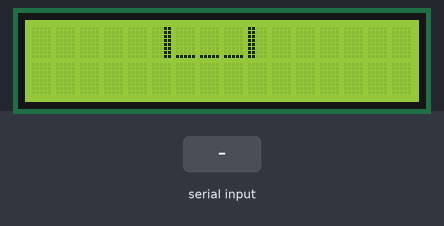
This sketch was run on a simulated Arduino Uno, built with avr-gcc and run on an emulated ATmega328P. Shown: 16×2 character LCD. Inputs (shaded band) come from the test bench. What the sketch prints to the serial monitor is not drawn.

Above: at 1.2 s.
1.3 s: "1\n" received over the second serial link
At 1.7 s:
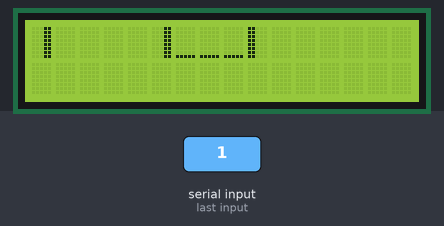
2.8 s: "2\n" received over the second serial link
At 4.0 s:
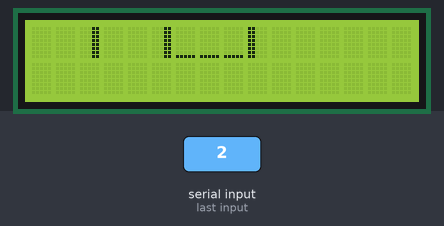
4.3 s: "3\n" received over the second serial link
At 5.2 s:
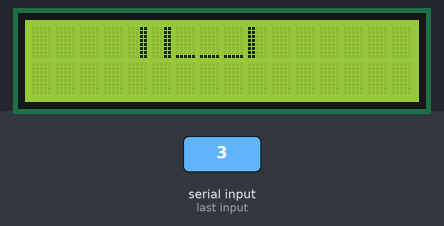
5.8 s: "0\n" received over the second serial link
At 6.3 s:
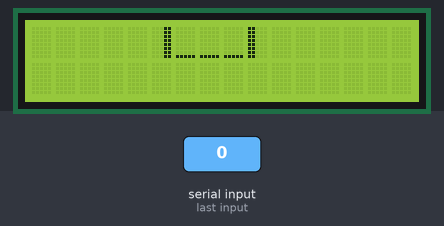
Timing chart, 0 to 8.3 s (numbered marks = the images above; inputs shaded):
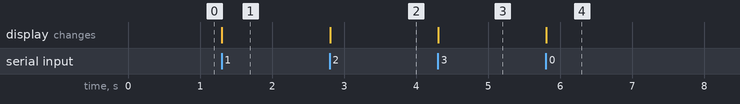

Measured:
- after the input at 1.3 s, the display: changes at once (image 1)
- after the input at 2.8 s, the display: changes at once (image 2)
- after the input at 4.3 s, the display: changes at once (image 3)
- after the input at 5.8 s, the display: changes at once (image 4)

The sketch:

Distance_Receive_LCD.ino
```cpp
#include <SoftwareSerial.h>
#include <LiquidCrystal.h>

LiquidCrystal lcd(7,8,9,10,11,12);

SoftwareSerial BTSerial(2, 3); // RX | TX
String inString = "";
int rArr[] = {0,0,0};

byte righty[8] = {
  B11000,
  B11000,
  B11000,
  B11000,
  B11000,
  B11000,
  B11000,
  B11000
};
byte lefty[8] = {
  B00011,
  B00011,
  B00011,
  B00011,
  B00011,
  B00011,
  B00011,
  B00011
};
byte down7[8] = {
  B00000,
  B00000,
  B00000,
  B00000,
  B00000,
  B00000,
  B00000,
  B11111
};
byte down2[8] = {
  B00000,
  B00000,
  B00000,
  B00000,
  B00000,
  B00000,
  B11111,
  B11111
};


byte down3[8] = {
  B00000,
  B00000,
  B00000,
  B11111,
  B11111,
  B00000,
  B00000,
  B00000
};

byte down4[8] = {
  B11111,
  B11111,
  B00000,
  B00000,
  B00000,
  B00000,
  B00000,
  B00000
};

byte clearPixel[8] = {
  B00000,
  B00000,
  B00000,
  B00000,
  B00000,
  B00000,
  B00000,
  B00000
  };

void setup()
{
  Serial.begin(9600);
  BTSerial.begin(38400);  // HC-05 default speed in AT command more

  lcd.createChar(0, lefty);
  lcd.createChar(5,righty);
  lcd.createChar(7,down7);
  lcd.createChar(2,down2);
  lcd.createChar(3,down3);
  lcd.createChar(4,down4);
  lcd.createChar(9,clearPixel);
  lcd.begin(16, 2);

  lcd.setCursor(5,0);
  lcd.write(byte(0));
  lcd.write(byte(7));
  lcd.write(byte(7));
  lcd.write(byte(7));
  lcd.write(byte(5));
}

void loop()
{
  inString = "";
  // Keep reading from HC-05 and send to Arduino Serial Monitor
  while (BTSerial.available() > 0) {
    int inChar = BTSerial.read();
    if (isDigit(inChar)){
      //convert the incoming byte to a char and add it to the string:
      inString += (char)inChar;
     }
    if ((inChar == '\r') || (inChar == '\n')) {
      Serial.println(inString);

      Serial.println(inString.charAt(0));
      if(inString.charAt(0)=='1'){
          rArr[0]=3;
        }else if(inString.charAt(0)=='2'){
          rArr[0]=2;
        }else if(inString.charAt(0)=='3'){
          rArr[0]=1;
        }else{
          rArr[0]=0;
          }

      if(inString.charAt(1)=='1'){
         rArr[1]=3;
        }else if(inString.charAt(1)=='2'){
          rArr[1]=2;
        }else if(inString.charAt(1)=='3'){
          rArr[1]=1;
        }else{
          rArr[1]=0;
          }

      if(inString.charAt(2)=='1'){
          rArr[2]=3;
        }else if(inString.charAt(2)=='2'){
          rArr[2]=2;
        }else if(inString.charAt(2)=='3'){
          rArr[2]=1;
        }else{
          rArr[2]=0;
          }
    }
    update();
  }

}
void update(){

 /* left side */
     if(rArr[0]==1){
      lcd.setCursor(4,0);
      lcd.write(byte(0));
     }else{
      lcd.setCursor(4,0);
      lcd.write(byte(9));
      }

      if(rArr[0]==2){
      lcd.setCursor(2,0);
      lcd.write(byte(0));
     }else{
      lcd.setCursor(2,0);
      lcd.write(byte(9));
      }

       if(rArr[0]==3){
      lcd.setCursor(0,0);
      lcd.write(byte(0));
     }else{
      lcd.setCursor(0,0);
      lcd.write(byte(9));
      }

   /* right side */
     if(rArr[2]==1){
      lcd.setCursor(10,0);
      lcd.write(byte(5));
     }else{
      lcd.setCursor(10,0);
      lcd.write(byte(9));
      }

      if(rArr[2]==2){
      lcd.setCursor(13,0);
      lcd.write(byte(5));
     }else{
      lcd.setCursor(13,0);
      lcd.write(byte(9));
      }

      if(rArr[2]==3){
      lcd.setCursor(15,0);
      lcd.write(byte(5));
     }else{
      lcd.setCursor(15,0);
      lcd.write(byte(9));
      }

   /* rear end */
     if(rArr[1]==1){
      lcd.setCursor(6,1);
      lcd.write(byte(2));
      lcd.write(byte(2));
      lcd.write(byte(2));
     }else if(rArr[1]==2){
      lcd.setCursor(6,1);
      lcd.write(byte(3));
      lcd.write(byte(3));
      lcd.write(byte(3));
     }else if(rArr[1]==3){
      lcd.setCursor(6,1);
      lcd.write(byte(4));
      lcd.write(byte(4));
      lcd.write(byte(4));
     }else if(rArr[1]==0){
      lcd.setCursor(6,1);
      lcd.write(byte(9));
      lcd.write(byte(9));
      lcd.write(byte(9));
      }

      //delay(1000);
}
```
